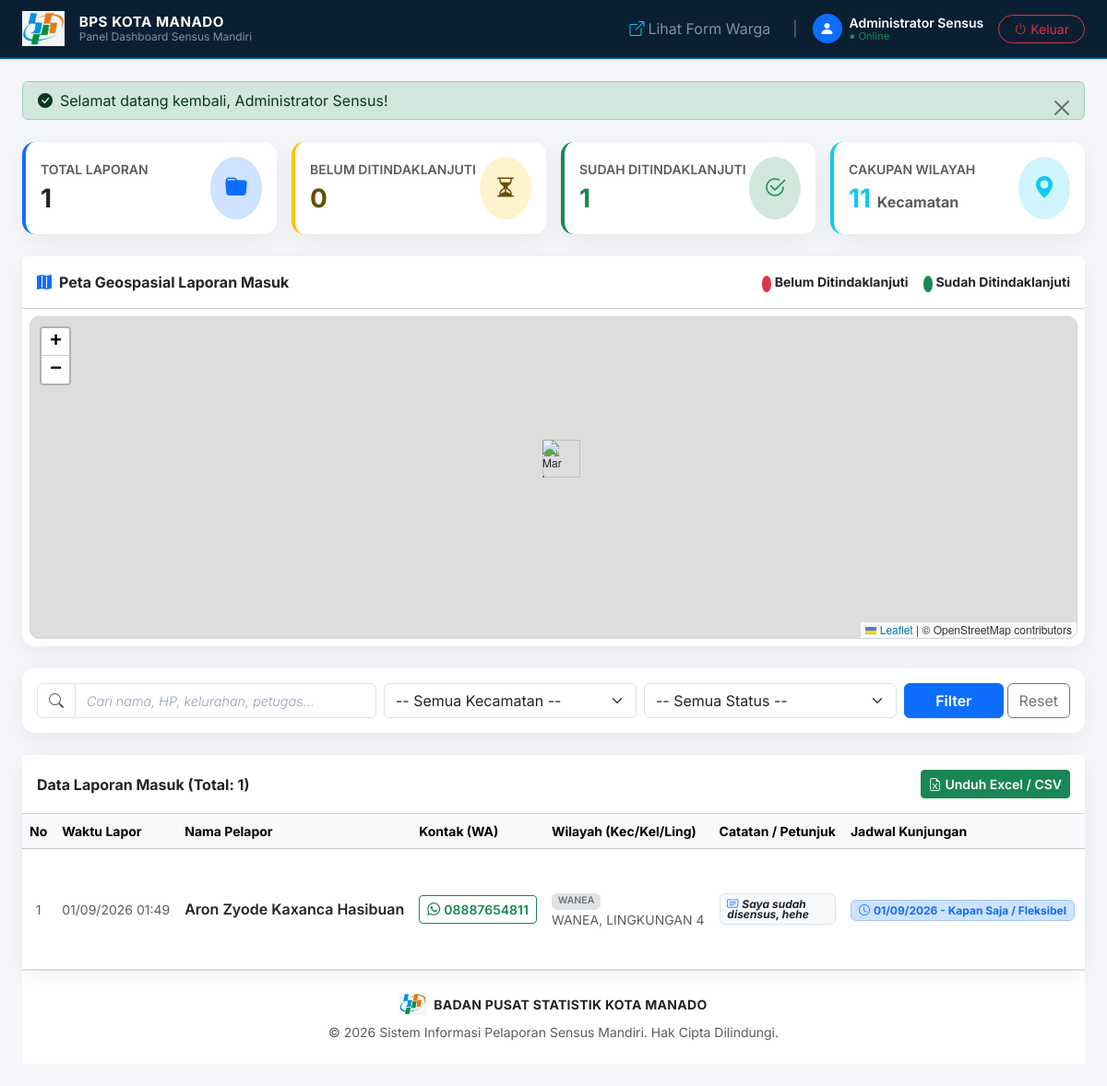
The page /admin/dashboard.php (signed in) on the database its author committed.
### tables this page shows
CREATE TABLE `tbl_laporan` (
  `id` int UNSIGNED NOT NULL,
  `nama_pelapor` varchar(150) NOT NULL,
  `no_telepon` varchar(20) DEFAULT NULL,
  `kecamatan` varchar(100) NOT NULL,
  `kelurahan` varchar(100) NOT NULL,
  `nomor_lingkungan` varchar(50) NOT NULL,
  `catatan` text,
  `waktu_pendataan` varchar(150) DEFAULT NULL,
  `latitude` decimal(10,8) NOT NULL,
  `longitude` decimal(11,8) NOT NULL,
  `status` enum('Belum Ditindaklanjuti','Sudah Ditindaklanjuti') DEFAULT 'Belum Ditindaklanjuti',
  `created_at` timestamp NOT NULL DEFAULT CURRENT_TIMESTAMP
);

### admin/dashboard.php (the view, shortened to what this page needs)
<?php
require_once __DIR__ . '/../config/database.php';
function format_phone_for_wa($phone)
{
    $digits = preg_replace('/\D+/', '', (string) $phone);
    if (str_starts_with($digits, '0')) {
        return '62' . substr($digits, 1);
    }
    return $digits;
}
function get_koseka_ids_for_kecamatan($kecamatan)
{
    $normalized = strtoupper(trim((string) $kecamatan));
    $kecamatan_map = [
        'MALALAYANG' => [1],
        'SARIO' => [2],
        'WANEA' => [3],
        'WENANG' => [4],
        'TIKALA' => [5],
        'MAPANGET' => [6, 7],
        'SINGKIL' => [8],
        'TUMINTING' => [9],
        'BUNAKEN' => [10],
        'BUNAKEN KEPULAUAN' => [10],
        'PAAL DUA' => [11],
    ];
    return $kecamatan_map[$normalized] ?? [];
}
function format_koseka_for_laporan($kecamatan, array $koseka_by_id)
{
    $ids = get_koseka_ids_for_kecamatan($kecamatan);
    $items = [];
    foreach ($ids as $id) {
        $data = $koseka_by_id[(int) $id] ?? null;
        $name = $data['nama_koseka'] ?? 'Koseka ID ' . $id;
        $phone = trim((string) ($data['nomor_hp_koseka'] ?? ''));
        if ($phone !== '') {
            $wa = format_phone_for_wa($phone);
            $items[] = '<a href="https://wa.me/' . $wa . '" target="_blank" rel="noopener noreferrer" class="badge bg-info-subtle text-info-emphasis border border-info-subtle text-wrap text-start text-decoration-none d-block">Koseka: ' . htmlspecialchars($name) . ' (' . htmlspecialchars($phone) . ')</a>';
        } else {
            $items[] = '<span class="badge bg-info-subtle text-info-emphasis border border-info-subtle text-wrap text-start d-block">Koseka: ' . htmlspecialchars($name) . '</span>';
        }
    }
    return implode('', $items) ?: '<span class="text-muted fst-italic">-</span>';
}
$filter_status    = trim($_GET['status'] ?? '');
$filter_kecamatan = trim($_GET['kecamatan'] ?? '');
$search           = trim($_GET['q'] ?? '');
$total_laporan = $pdo->query("SELECT COUNT(*) FROM tbl_laporan")->fetchColumn();
$total_belum   = $pdo->query("SELECT COUNT(*) FROM tbl_laporan WHERE status = 'Belum Ditindaklanjuti'")->fetchColumn();
$total_sudah   = $pdo->query("SELECT COUNT(*) FROM tbl_laporan WHERE status = 'Sudah Ditindaklanjuti'")->fetchColumn();
$total_kec     = $pdo->query("SELECT COUNT(DISTINCT kecamatan) FROM tbl_wilayah")->fetchColumn();
$query = "SELECT
            l.*,
            GROUP_CONCAT(DISTINCT p.nama_ppl ORDER BY p.nama_ppl SEPARATOR ', ') AS nama_ppl,
            GROUP_CONCAT(DISTINCT pm.nama_pml ORDER BY pm.nama_pml SEPARATOR ', ') AS nama_pml
          FROM tbl_laporan l
          LEFT JOIN tbl_wilayah w
            ON UPPER(TRIM(w.kecamatan)) = UPPER(TRIM(l.kecamatan))
           AND UPPER(TRIM(w.kelurahan)) = UPPER(TRIM(l.kelurahan))
           AND UPPER(TRIM(w.lingkungan)) = UPPER(TRIM(l.nomor_lingkungan))
          LEFT JOIN tbl_alokasi_wilayah aw
            ON aw.wilayah_id = w.id
          LEFT JOIN tbl_ppl p
            ON p.id = aw.ppl_id
          LEFT JOIN tbl_pml pm
            ON pm.id = p.pml_id
          WHERE 1=1";
$params = [];
$query .= " GROUP BY l.id ORDER BY l.id DESC";
$stmt = $pdo->prepare($query);
$stmt->execute($params);
$laporan_list = $stmt->fetchAll();
$koseka_stmt = $pdo->query("SELECT id, nama_koseka, nomor_hp_koseka FROM tbl_koseka ORDER BY id ASC");
require_once __DIR__ . '/../includes/header.php';
require_once __DIR__ . '/../includes/navbar.php';
?>
<div class="container-fluid px-4 py-4">
    <?php if (isset($_SESSION['admin_msg'])): ?>
        <div class="alert alert-success alert-dismissible fade show d-flex align-items-center gap-2 py-2 mb-4" role="alert">
            <i class="bi bi-check-circle-fill"></i>
            <div><?= htmlspecialchars($_SESSION['admin_msg']); ?></div>
            <button type="button" class="btn-close ms-auto" data-bs-dismiss="alert"></button>
        </div>
    <?php endif; ?>
    <div class="row g-3 mb-4">
        <div class="col-xl-3 col-md-6">
            <div class="card card-custom p-3 border-start border-primary border-4">
                <div class="d-flex align-items-center justify-content-between">
                    <div>
                        <div class="text-muted small fw-semibold">TOTAL LAPORAN</div>
                        <div class="fs-3 fw-bold text-dark"><?= number_format($total_laporan); ?></div>
                    </div>
                    <div class="bg-primary-subtle text-primary p-3 rounded-circle">
                        <i class="bi bi-folder-fill fs-4"></i>
                    </div>
                </div>
            </div>
        </div>
        <div class="col-xl-3 col-md-6">
            <div class="card card-custom p-3 border-start border-warning border-4">
                <div class="d-flex align-items-center justify-content-between">
                    <div>
                        <div class="text-muted small fw-semibold">BELUM DITINDAKLANJUTI</div>
                        <div class="fs-3 fw-bold text-warning-emphasis"><?= number_format($total_belum); ?></div>
                    </div>
                    <div class="bg-warning-subtle text-warning-emphasis p-3 rounded-circle">
                        <i class="bi bi-hourglass-split fs-4"></i>
                    </div>
                </div>
            </div>
        </div>
        <div class="col-xl-3 col-md-6">
            <div class="card card-custom p-3 border-start border-success border-4">
                <div class="d-flex align-items-center justify-content-between">
                    <div>
                        <div class="text-muted small fw-semibold">SUDAH DITINDAKLANJUTI</div>
                        <div class="fs-3 fw-bold text-success"><?= number_format($total_sudah); ?></div>
                    </div>
                    <div class="bg-success-subtle text-success p-3 rounded-circle">
                        <i class="bi bi-check2-circle fs-4"></i>
                    </div>
                </div>
            </div>
        </div>
        <div class="col-xl-3 col-md-6">
            <div class="card card-custom p-3 border-start border-info border-4">
                <div class="d-flex align-items-center justify-content-between">
                    <div>
                        <div class="text-muted small fw-semibold">CAKUPAN WILAYAH</div>
                        <div class="fs-3 fw-bold text-info"><?= $total_kec; ?> <span class="fs-6 text-muted">Kecamatan</span></div>
                    </div>
                    <div class="bg-info-subtle text-info p-3 rounded-circle">
                        <i class="bi bi-geo-alt-fill fs-4"></i>
                    </div>
                </div>
            </div>
        </div>
    </div>
    <div class="card card-custom mb-4">
        <div class="card-header bg-white fw-bold py-3 d-flex justify-content-between align-items-center flex-wrap gap-2">
            <div class="d-flex align-items-center gap-2">
                <i class="bi bi-map-fill text-primary"></i>
                <span>Peta Geospasial Laporan Masuk</span>
            </div>
            <div class="small d-flex gap-3">
                <span><span class="badge bg-danger rounded-circle p-1">&nbsp;</span> Belum Ditindaklanjuti</span>
                <span><span class="badge bg-success rounded-circle p-1">&nbsp;</span> Sudah Ditindaklanjuti</span>
            </div>
        </div>
        <div class="card-body p-2">
            <div id="adminMap" class="map-container" style="height: 380px;"></div>
        </div>
    </div>
    <div class="card card-custom mb-4">
        <div class="card-body">
            <form method="GET" action="dashboard.php" class="row g-2">
                <div class="col-lg-4 col-md-6">
                    <div class="input-group">
                        <span class="input-group-text bg-white"><i class="bi bi-search text-muted"></i></span>
                        <input type="text" class="form-control" name="q" placeholder="Cari nama, HP, kelurahan, petugas..." value="<?= htmlspecialchars($search); ?>">
                    </div>
                </div>
                <div class="col-lg-3 col-md-6">
                    <select name="kecamatan" class="form-select">
                        <option value="">-- Semua Kecamatan --</option>
                    </select>
                </div>
                <div class="col-lg-3 col-md-6">
                    <select name="status" class="form-select">
                        <option value="">-- Semua Status --</option>
                    </select>
                </div>
                <div class="col-lg-2 col-md-6 d-flex gap-1">
                    <button type="submit" class="btn btn-primary flex-grow-1 fw-semibold">Filter</button>
                    <a href="dashboard.php" class="btn btn-outline-secondary">Reset</a>
                </div>
            </form>
        </div>
    </div>
    <div class="card card-custom">
        <div class="card-header bg-white fw-bold py-3 d-flex justify-content-between align-items-center flex-wrap gap-2">
            <span>Data Laporan Masuk (Total: <?= count($laporan_list); ?>)</span>
            <a href="export.php?status=<?= urlencode($filter_status); ?>&kecamatan=<?= urlencode($filter_kecamatan); ?>&q=<?= urlencode($search); ?>" class="btn btn-sm btn-success fw-semibold d-flex align-items-center gap-1">
                <i class="bi bi-file-earmark-excel"></i> Unduh Excel / CSV
            </a>
        </div>
        <div class="table-responsive">
            <table class="table table-hover align-middle mb-0 text-nowrap">
                <thead class="table-light text-secondary small">
                    <tr>
                        <th class="text-center" style="width: 50px;">No</th>
                        <th>Waktu Lapor</th>
                        <th>Nama Pelapor</th>
                        <th>Kontak (WA)</th>
                        <th>Wilayah (Kec/Kel/Ling)</th>
                        <th>Catatan / Petunjuk</th>
                        <th>Jadwal Kunjungan</th>
                        <th>Petugas (PPL / PML)</th>
                    </tr>
                </thead>
                <tbody>
                    <?php if (empty($laporan_list)): ?>
                        <tr>
                            <td colspan="11" class="text-center py-4 text-muted small">Belum ada data laporan masuk.</td>
                        </tr>
                    <?php else: ?>
                        <?php foreach ($laporan_list as $index => $row): ?>
                            <?php
                            $wa = preg_replace('/^0/', '62', preg_replace('/[^0-9]/', '', $row['no_telepon'] ?? ''));
                            ?>
                            <tr>
                                <td class="text-center text-muted small"><?= $index + 1; ?></td>
                                <td><small class="text-muted"><?= isset($row['created_at']) ? date('d/m/Y H:i', strtotime($row['created_at'])) : '-'; ?></small></td>
                                <td class="fw-semibold text-dark"><?= htmlspecialchars($row['nama_pelapor'] ?? '-'); ?></td>
                                <td>
                                    <a href="https://wa.me/<?= $wa; ?>" target="_blank" class="btn btn-sm btn-outline-success py-1 px-2 fw-semibold d-inline-flex align-items-center gap-1">
                                        <i class="bi bi-whatsapp"></i> <?= htmlspecialchars($row['no_telepon'] ?? '-'); ?>
                                    </a>
                                </td>
                                <td>
                                    <div class="small">
                                        <span class="badge bg-secondary-subtle text-secondary fw-semibold"><?= htmlspecialchars($row['kecamatan'] ?? '-'); ?></span><br>
                                        <span class="text-muted"><?= htmlspecialchars($row['kelurahan'] ?? '-'); ?>, <?= htmlspecialchars($row['nomor_lingkungan'] ?? '-'); ?></span>
                                    </div>
                                </td>
                                <td>
                                    <?php if (!empty($row['catatan'])): ?>
                                        <span class="badge bg-light text-dark border text-wrap text-start fst-italic" style="max-width: 160px;">
                                            <i class="bi bi-card-text me-1 text-primary"></i><?= htmlspecialchars($row['catatan']); ?>
                                        </span>
                                    <?php else: ?>
                                        <span class="text-muted small fst-italic">-</span>
                                    <?php endif; ?>
                                </td>
                                <td>
                                    <span class="badge bg-primary-subtle text-primary border border-primary-subtle py-1 px-2">
                                        <i class="bi bi-clock me-1"></i><?= htmlspecialchars($row['waktu_pendataan'] ?? '-'); ?>
                                    </span>
                                </td>
                                <td>
                                </td>
                            </tr>
                        <?php endforeach; ?>
                    <?php endif; ?>
                </tbody>
            </table>
        </div>
    </div>
    <?php require_once __DIR__ . '/../includes/footer.php'; ?>

### rows shown on the page
tbl_laporan: created_at "01/09/2026 01:49", nama_pelapor "Aron Zyode Kaxanca Hasibuan", no_telepon "08887654811", kecamatan "WANEA", kelurahan "WANEA", nomor_lingkungan "LINGKUNGAN 4", catatan "Saya sudah disensus, hehe", waktu_pendataan "01/09/2026 - Kapan Saja / Fleksibel"

### other values the page prints
$admin_nama "Administrator Sensus"
$_SESSION['admin_msg'] "Selamat datang kembali, Administrator Sensus!"
$total_laporan "1"
$total_belum "0"
$total_sudah "1"
$total_kec "11"
count($laporan_list) "1"
